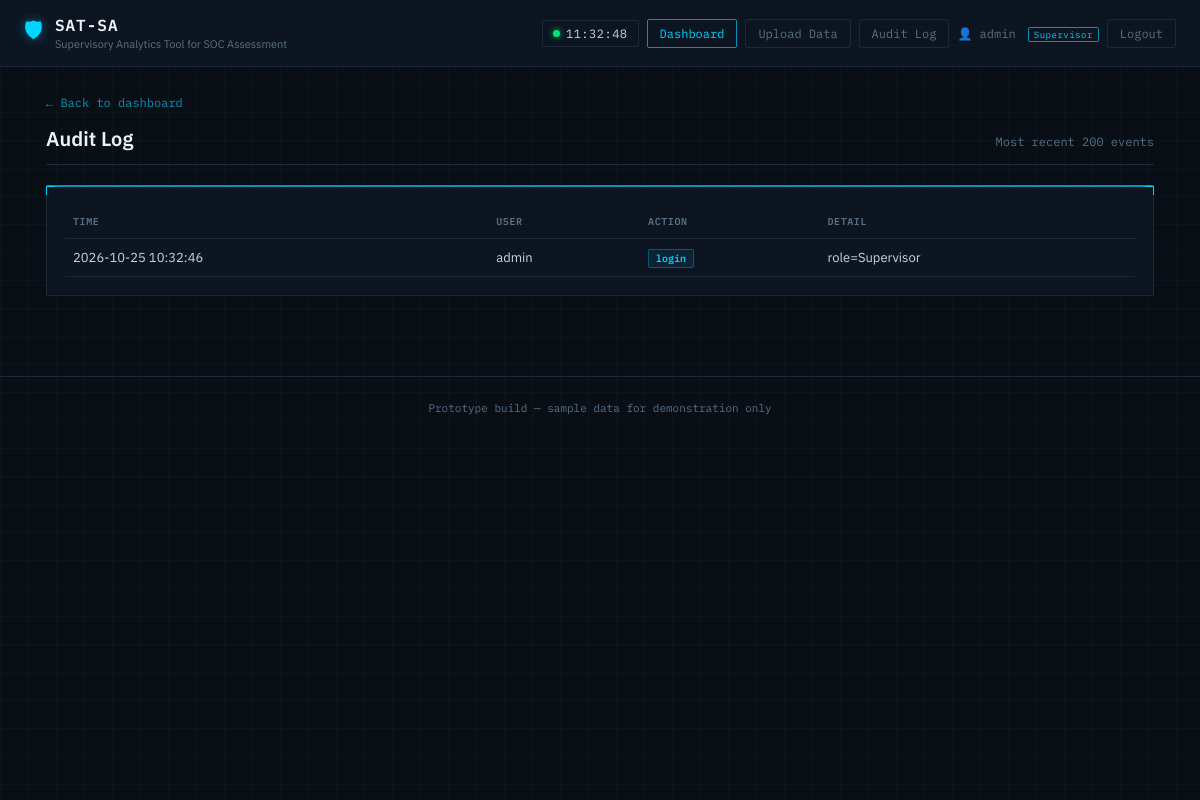
The app's page /audit (signed in) with its own data.
### tables this page shows
CREATE TABLE audit_log (
        id INTEGER PRIMARY KEY AUTOINCREMENT,
        username TEXT NOT NULL,
        action TEXT NOT NULL,
        detail TEXT,
        created_at TEXT NOT NULL
    );

### app.py (the view)
@app.route("/audit")
@supervisor_required
def audit():
    db = get_db()
    logs = db.execute("SELECT * FROM audit_log ORDER BY created_at DESC LIMIT 200").fetchall()
    return render_template("audit.html", logs=logs)

### app.py (called while the page is built)
def get_db():
    if "db" not in g:
        g.db = sqlite3.connect(DB_PATH)
        g.db.row_factory = sqlite3.Row
    return g.db

def supervisor_required(view):
    @wraps(view)
    def wrapped(*args, **kwargs):
        if "user_id" not in session:
            return redirect(url_for("login", next=request.path))
        if session.get("role") != "Supervisor":
            abort(403)
        return view(*args, **kwargs)
    return wrapped

### templates/audit.html (shortened to what this page needs)
{% extends "base.html" %}
{% block content %}
<a href="{{ url_for('dashboard') }}" class="back-link">&larr; Back to dashboard</a>
<div class="page-head"><h1>Audit Log</h1><span class="timestamp">Most recent 200 events</span></div>
<section class="panel">
    <div class="table-wrap">
    <table>
        <thead><tr><th>Time</th><th>User</th><th>Action</th><th>Detail</th></tr></thead>
        <tbody>
        {% for log in logs %}
        <tr>
            <td>{{ log.created_at[:19].replace('T', ' ') }}</td>
            <td>{{ log.username }}</td>
            <td><span class="mitre-tag">{{ log.action }}</span></td>
            <td>{{ log.detail }}</td>
        </tr>
        {% endfor %}
        </tbody>
    </table>
    </div>
</section>
{% endblock %}

### templates/base.html (shortened to what this page needs)
<!DOCTYPE html>
<html lang="en">
<head>
<link rel="stylesheet" href="{{ url_for('static', filename='style.css') }}">
</head>
<body>
    <div class="scanline-overlay" aria-hidden="true"></div>
    <header class="topbar">
        <div class="brand">
            <span class="shield">🛡</span>
            <div>
                <div class="brand-title">SAT-SA</div>
                <div class="brand-sub">Supervisory Analytics Tool for SOC Assessment</div>
            </div>
        </div>
        <div class="topbar-right">
            <span class="live-clock" id="liveClock"><span class="live-dot"></span><span id="clockText">--:--:--</span></span>
            {% if session.get('role') == 'Supervisor' %}
                <a href="{{ url_for('dashboard') }}" class="nav-link">Dashboard</a>
                <a href="{{ url_for('upload') }}" class="nav-link nav-link-outline">Upload Data</a>
                <a href="{{ url_for('audit') }}" class="nav-link nav-link-outline">Audit Log</a>
            {% elif session.get('analyst_id') %}
                <a href="{{ url_for('analyst_detail', analyst_id=session['analyst_id']) }}" class="nav-link">My Performance</a>
            {% endif %}
            {% if session.get('username') %}
                <span class="user-pill">👤 {{ session['username'] }} <span class="role-tag">{{ session.get('role') }}</span></span>
                <a href="{{ url_for('logout') }}" class="nav-link nav-link-outline">Logout</a>
            {% endif %}
        </div>
    </header>
    <main class="content">
        {% block content %}{% endblock %}
    </main>
    <footer class="footer">Prototype build — sample data for demonstration only</footer>
</body>
</html>

### records on screen
audit_log: username "admin", created_at "2026-10-25 10:32:46", action "login", detail "role=Supervisor"

### other values on screen
{{ session.get('role') }} "Supervisor"
